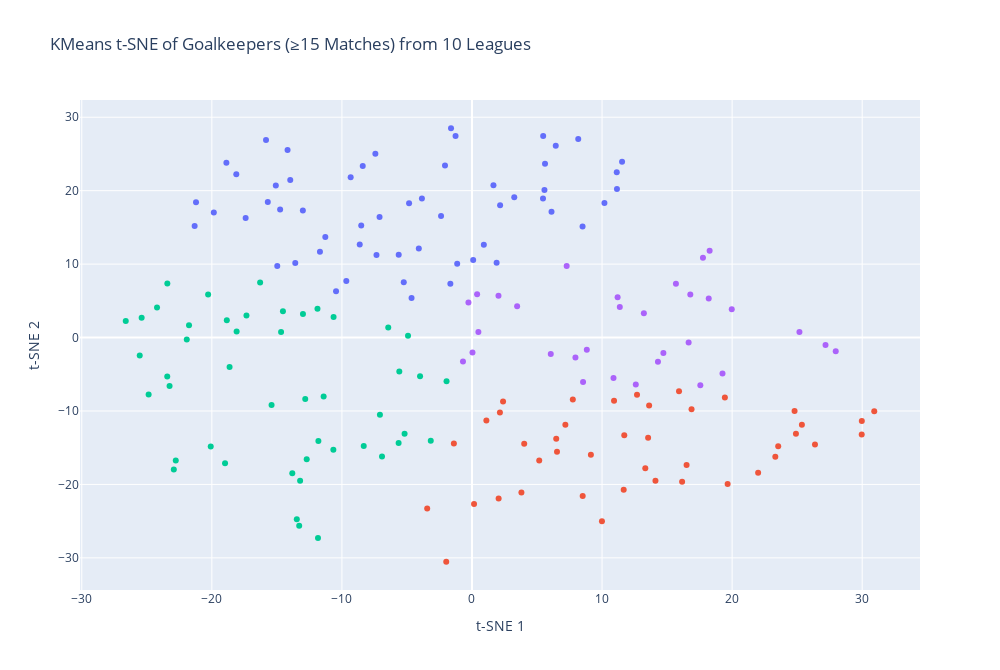

Notebook source saved alongside this figure:
### Code cell
fig = px.scatter(
    plot_df, 
    x='t-SNE 1', 
    y='t-SNE 2', 
    color=plot_df['Cluster'].astype(str),  
    hover_data=['Player', 'Age', 'Squad', 'Comp'],  
    title = 'KMeans t-SNE of Goalkeepers (≥15 Matches) from 10 Leagues',
    width = 1000,
    height=670
)

fig.update_layout(
    showlegend=False  # Hide the legend
)

fig.show()

### Figure 1 — Plotly figure (JSON) as saved in the notebook; plotly's stock layout.template omitted (floating-point values rounded to 4 significant figures; data arrays with more than 128 entries replaced by an {"elided": "..."} marker saying what was removed)
{"data": [{"customdata": {"elided": "56x4 mixed values"}, "hovertemplate": "color=1<br>t-SNE 1=%{x}<br>t-SNE 2=%{y}<br>Player=%{customdata[0]}<br>Age=%{customdata[1]}<br>Squad=%{customdata[2]}<br>Comp=%{customdata[3]}<extra></extra>", "legendgroup": "1", "marker": {"color": "#636efa", "symbol": "circle"}, "mode": "markers", "name": "1", "orientation": "v", "showlegend": true, "type": "scatter", "x": [-4.647, -1.664, -11.69, -15.08, -19.85, -17.4, -14.18, 8.168, -2.378, -4.088, -9.661, 2.162, 5.459, 3.25, 6.44, 11.13, 8.502, -18.88, -15.83, 5.616, -5.246, 0.9109, 10.18, 11.54, 5.473, -7.429, -11.28, 11.15, -18.12, -8.631, 5.572, 6.114, -21.22, 1.65, -21.32, -14.97, -1.138, -5.634, -14.75, 0.09083, -3.85, -1.612, -9.328, -2.075, -15.7, 1.893, -10.45, -4.837, -8.399, -7.107, -13.59, -1.264, -8.516, -13.0, -13.97, -7.342], "xaxis": "x", "y": [5.389, 7.343, 11.69, 20.7, 17.03, 16.29, 25.52, 27.03, 16.54, 12.12, 7.708, 18.0, 18.95, 19.09, 26.11, 22.51, 15.12, 23.8, 26.89, 23.65, 7.514, 12.65, 18.32, 23.93, 27.45, 25.03, 13.69, 20.23, 22.25, 12.68, 20.09, 17.13, 18.43, 20.75, 15.19, 9.735, 10.05, 11.27, 17.43, 10.56, 18.94, 28.5, 21.82, 23.43, 18.45, 10.17, 6.289, 18.29, 23.35, 16.43, 10.14, 27.46, 15.25, 17.31, 21.47, 11.23], "yaxis": "y"}, {"customdata": {"elided": "42x4 mixed values"}, "hovertemplate": "color=3<br>t-SNE 1=%{x}<br>t-SNE 2=%{y}<br>Player=%{customdata[0]}<br>Age=%{customdata[1]}<br>Squad=%{customdata[2]}<br>Comp=%{customdata[3]}<extra></extra>", "legendgroup": "3", "marker": {"color": "#EF553B", "symbol": "circle"}, "mode": "markers", "name": "3", "orientation": "v", "showlegend": true, "type": "scatter", "x": [8.511, 16.5, 4.015, 13.54, 6.476, 2.148, 3.801, 16.15, 2.388, 12.69, 29.96, 25.36, 24.91, 6.536, 26.37, 15.92, 11.71, 30.93, 0.1575, 2.047, 9.992, 22.0, 19.44, 5.169, 29.97, 14.11, 23.32, 10.92, 7.179, 19.66, 13.32, -1.98, 7.753, 24.8, 11.66, 9.141, -1.393, 16.88, 13.62, 23.54, 1.108, -3.443], "xaxis": "x", "y": [-21.56, -17.35, -14.47, -13.63, -13.79, -10.22, -21.09, -19.64, -8.723, -7.786, -13.2, -11.89, -13.11, -15.56, -14.56, -7.322, -13.31, -10.02, -22.66, -21.92, -25.01, -18.41, -8.177, -16.73, -11.36, -19.51, -16.22, -8.612, -11.88, -19.95, -17.79, -30.53, -8.438, -9.988, -20.72, -15.95, -14.44, -9.758, -9.251, -14.8, -11.29, -23.28], "yaxis": "y"}, {"customdata": {"elided": "47x4 mixed values"}, "hovertemplate": "color=2<br>t-SNE 1=%{x}<br>t-SNE 2=%{y}<br>Player=%{customdata[0]}<br>Age=%{customdata[1]}<br>Squad=%{customdata[2]}<br>Comp=%{customdata[3]}<extra></extra>", "legendgroup": "2", "marker": {"color": "#00cc96", "symbol": "circle"}, "mode": "markers", "name": "2", "orientation": "v", "showlegend": true, "type": "scatter", "x": [-10.66, -13.47, -5.589, -20.29, -18.64, -11.4, -11.84, -23.42, -25.4, -15.41, -24.86, -22.77, -18.99, -22.92, -12.82, -13.22, -23.43, -6.438, -4.917, -21.76, -21.93, -25.55, -18.85, -3.993, -10.64, -11.88, -5.182, -3.169, -24.22, -8.322, -7.078, -6.918, -11.81, -13.0, -5.64, -16.29, -18.09, -23.25, -12.71, -26.62, -14.68, -1.956, -17.34, -13.28, -14.53, -20.09, -13.82], "xaxis": "x", "y": [-15.27, -24.74, -4.63, 5.864, -4.016, -8.011, -27.31, 7.348, 2.699, -9.2, -7.768, -16.76, -17.11, -17.95, -8.357, -19.49, -5.305, 1.371, 0.2615, 1.665, -0.2644, -2.429, 2.365, -5.283, 2.803, 3.938, -13.09, -14.07, 4.109, -14.76, -10.5, -16.21, -14.09, 3.211, -14.37, 7.493, 0.8294, -6.583, -16.55, 2.248, 0.7544, -5.945, 2.987, -25.64, 3.576, -14.83, -18.48], "yaxis": "y"}, {"customdata": [["Marko Dmitrovic", 33, "Leganés", "La Liga"], ["Patrick Drewes", 31, "Bochum", "Bundesliga"], ["Yahia Fofana", 24, "Angers", "Ligue 1"], ["Joan García", 23, "Espanyol", "La Liga"], ["Sergio Herrera", 31, "Osasuna", "La Liga"], ["Donovan Léon", 32, "Auxerre", "Ligue 1"], ["André Onana", 28, "Manchester Utd", "Premier League"], ["David Raya", 29, "Arsenal", "Premier League"], ["Robin Zentner", 30, "Mainz 05", "Bundesliga"], ["Jak Alnwick", 31, "Cardiff City", "EFL Championship"], ["James Beadle", 20, "Sheffield Weds", "EFL Championship"], ["Lukas Jensen", 25, "Millwall", "EFL Championship"], ["Viktor Johansson", 26, "Stoke City", "EFL Championship"], ["Max O'Leary", 28, "Bristol City", "EFL Championship"], ["Nicolas Schmid", 27, "Portsmouth", "EFL Championship"], ["Lawrence Vigouroux", 31, "Swansea City", "EFL Championship"], ["Jacob Widell Zetterström", 26, "Derby County", "EFL Championship"], ["Freddie Woodman", 27, "Preston", "EFL Championship"], ["Alex Bono", 29, "D.C. United", "MLS"], ["Christopher Brady", 19, "Chicago Fire", "MLS"], ["Carlos Coronel", 27, "NY Red Bulls", "MLS"], ["Sean Johnson", 34, "Toronto FC", "MLS"], ["Hugo Lloris", 37, "LAFC", "MLS"], ["Oliver Semmle", 25, "Philadelphia Union", "MLS"], ["Zack Steffen", 28, "Colorado Rapids", "MLS"], ["Brad Stuver", 32, "Austin", "MLS"], ["Yohei Takaoka", 27, "Vancouver W'caps", "MLS"], ["Joe Willis", 35, "Nashville SC", "MLS"], ["Gabriel", 31, "Juventude", "Campeonato Brasileiro Série A"], ["Agustín Rossi", 28, "Flamengo", "Campeonato Brasileiro Série A"], ["Alessandro Micai", 31, "Cosenza", "Serie B"]], "hovertemplate": "color=0<br>t-SNE 1=%{x}<br>t-SNE 2=%{y}<br>Player=%{customdata[0]}<br>Age=%{customdata[1]}<br>Squad=%{customdata[2]}<br>Comp=%{customdata[3]}<extra></extra>", "legendgroup": "0", "marker": {"color": "#ab63fa", "symbol": "circle"}, "mode": "markers", "name": "0", "orientation": "v", "showlegend": true, "type": "scatter", "x": [19.97, 27.97, 3.47, 2.037, 16.78, 18.2, 19.26, 7.28, 17.76, 12.59, 17.56, 16.66, 18.27, 13.21, 25.18, 11.2, 14.72, 11.36, 27.18, 8.828, 14.3, 7.953, 0.03774, 8.54, 6.058, 0.3936, 10.88, -0.6924, -0.2729, 0.492, 15.68], "xaxis": "x", "y": [3.848, -1.857, 4.25, 5.705, 5.858, 5.334, -4.906, 9.736, 10.85, -6.404, -6.49, -0.6597, 11.81, 3.303, 0.7616, 5.495, -2.119, 4.149, -0.9979, -1.657, -3.296, -2.712, -2.029, -6.064, -2.249, 5.888, -5.501, -3.27, 4.782, 0.7608, 7.335], "yaxis": "y"}], "layout": {"height": 670, "legend": {"title": {"text": "color"}, "tracegroupgap": 0}, "showlegend": false, "title": {"text": "KMeans t-SNE of Goalkeepers (≥15 Matches) from 10 Leagues"}, "width": 1000, "xaxis": {"anchor": "y", "autorange": true, "domain": [0, 1], "range": [-30.14, 34.44], "title": {"text": "t-SNE 1"}, "type": "linear"}, "yaxis": {"anchor": "x", "autorange": true, "domain": [0, 1], "range": [-34.38, 32.35], "title": {"text": "t-SNE 2"}, "type": "linear"}}}
